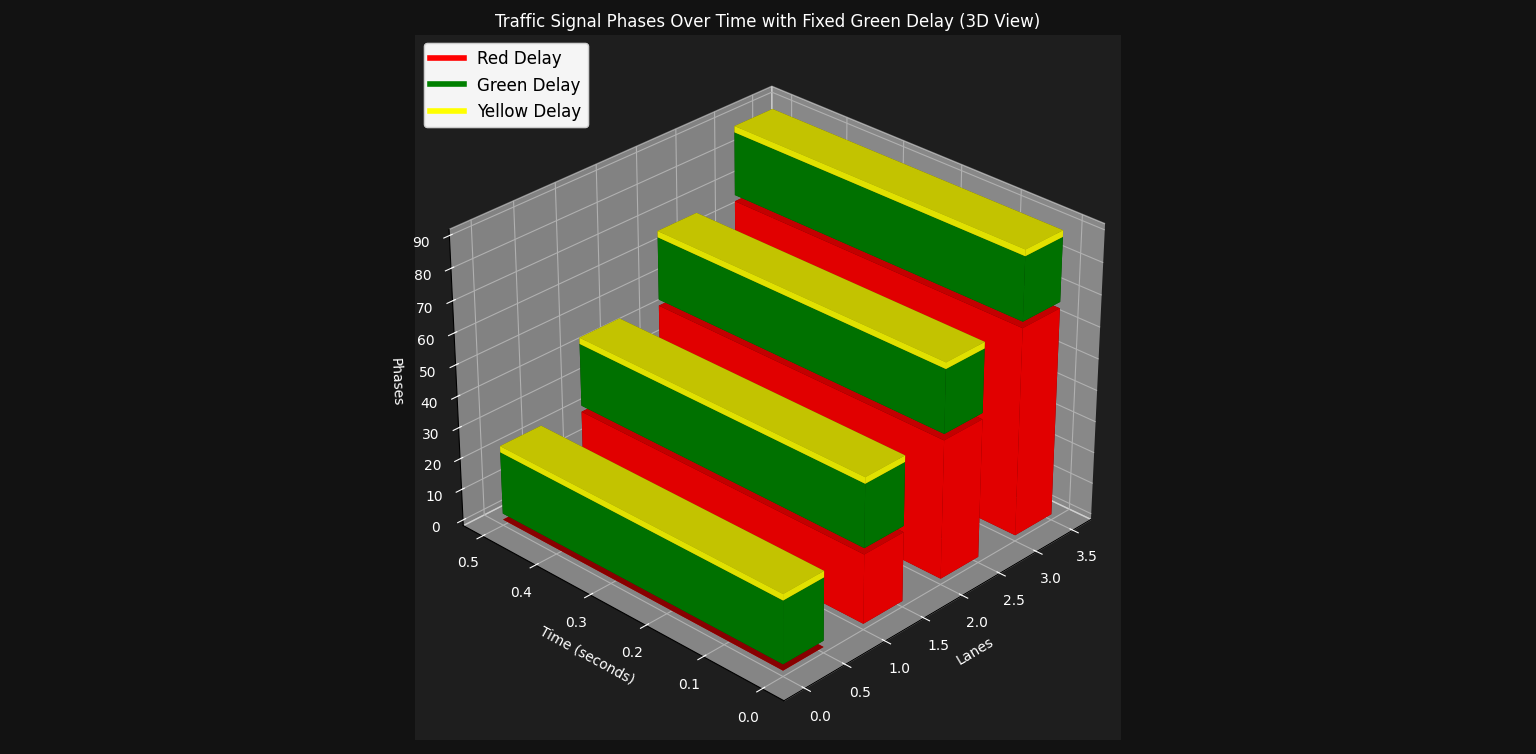

The Python source for this figure:
import matplotlib.pyplot as plt
import numpy as np
from mpl_toolkits.mplot3d import Axes3D

# Given vehicle counts for each lane
vehicle_counts = [3, 20, 18, 15]

# Constants for the formula
v = 10  # vehicle speed in m/s
L = 5   # average length of vehicles in meters
G = 2   # inter-vehicle gap in meters
yellow_delay = 2  # yellow delay in seconds (consistent for all lanes)

# Set green delay to 20 seconds for all lanes
green_delays = [20] * len(vehicle_counts)

# Calculate red, yellow, and green delays for each lane
red_delays = []
yellow_delays = [yellow_delay] * len(vehicle_counts)
green_starts = []

current_time = 0
for gd in green_delays:
    red_delays.append(current_time)
    green_starts.append(current_time + yellow_delay)
    current_time += gd + yellow_delay

# Total cycle time is the maximum of all green start times plus green delay
total_cycle_time = max(green_starts) + max(green_delays)

# Plotting the 3D bar graph
fig = plt.figure(figsize=(12, 8))
ax = fig.add_subplot(111, projection='3d')

# Data for bars
xpos = np.arange(len(vehicle_counts))
ypos = np.zeros(len(vehicle_counts))
zpos_red = np.zeros(len(vehicle_counts))
zpos_green = np.array(red_delays) + np.array(yellow_delays)  # Adjusted green starts
zpos_yellow = np.array(red_delays) + np.array(green_delays) + np.array(yellow_delays)  # Adjusted yellow starts

# Heights of bars
dx = np.ones(len(vehicle_counts)) * 0.5
dy = np.ones(len(vehicle_counts)) * 0.5
dz_red = red_delays
dz_green = green_delays
dz_yellow = yellow_delays

# Plot red bars
ax.bar3d(xpos, ypos, zpos_red, dx, dy, dz_red, color='red', zsort='average', label='Red Delay')

# Plot green bars
ax.bar3d(xpos, ypos, zpos_green, dx, dy, dz_green, color='green', zsort='average', label='Green Delay')

# Plot yellow bars
ax.bar3d(xpos, ypos, zpos_yellow, dx, dy, dz_yellow, color='yellow', zsort='average', label='Yellow Delay')

# Adding labels and title with white font color
ax.set_xlabel('Lanes', color='white')
ax.set_ylabel('Time (seconds)', color='white')
ax.set_zlabel('Phases', color='white')
ax.set_title('Traffic Signal Phases Over Time with Fixed Green Delay (3D View)', color='white')

# Set axis ticks and labels color
ax.tick_params(axis='x', colors='white')
ax.tick_params(axis='y', colors='white')
ax.tick_params(axis='z', colors='white')

# Set background color
ax.set_facecolor('#1E1E1E')  # Darker background for the 3D plot
fig.patch.set_facecolor('#121212')  # Even darker background for the entire figure

# Add legend
red_patch = plt.Line2D([0], [0], color='red', lw=4, label='Red Delay')
green_patch = plt.Line2D([0], [0], color='green', lw=4, label='Green Delay')
yellow_patch = plt.Line2D([0], [0], color='yellow', lw=4, label='Yellow Delay')

legend = plt.legend(handles=[red_patch, green_patch, yellow_patch], loc='upper left', fontsize=12)
ax.add_artist(legend)

plt.tight_layout()
plt.show()
